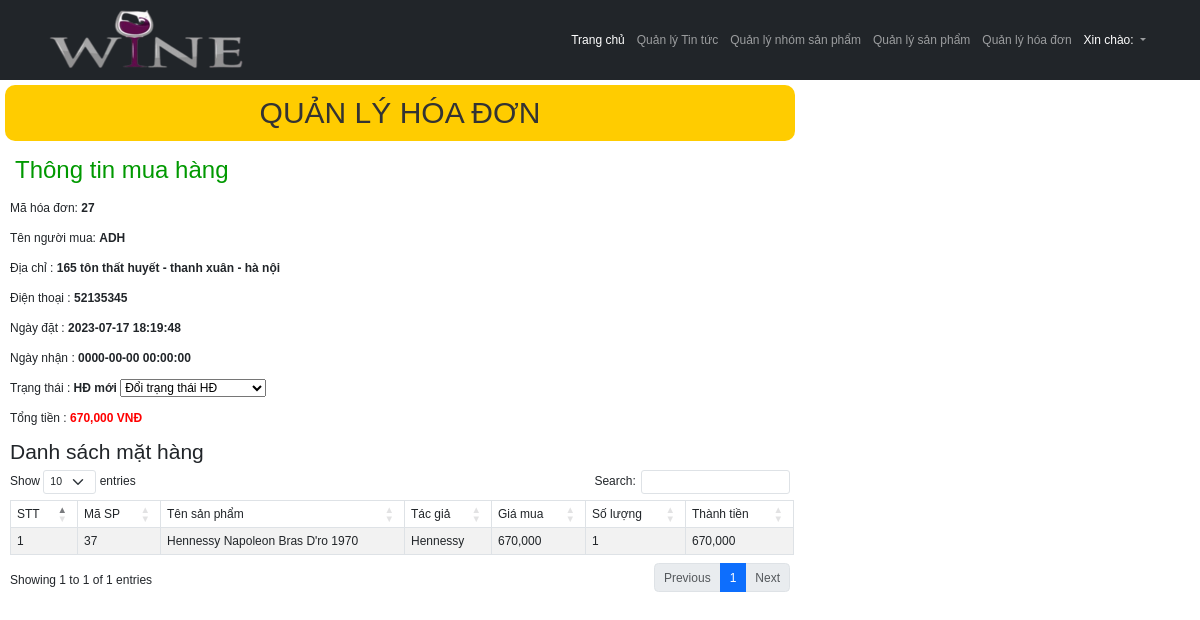
The page /index_admin.php?module=hoadon&act=chitiet&id=27 on the database as committed earlier.
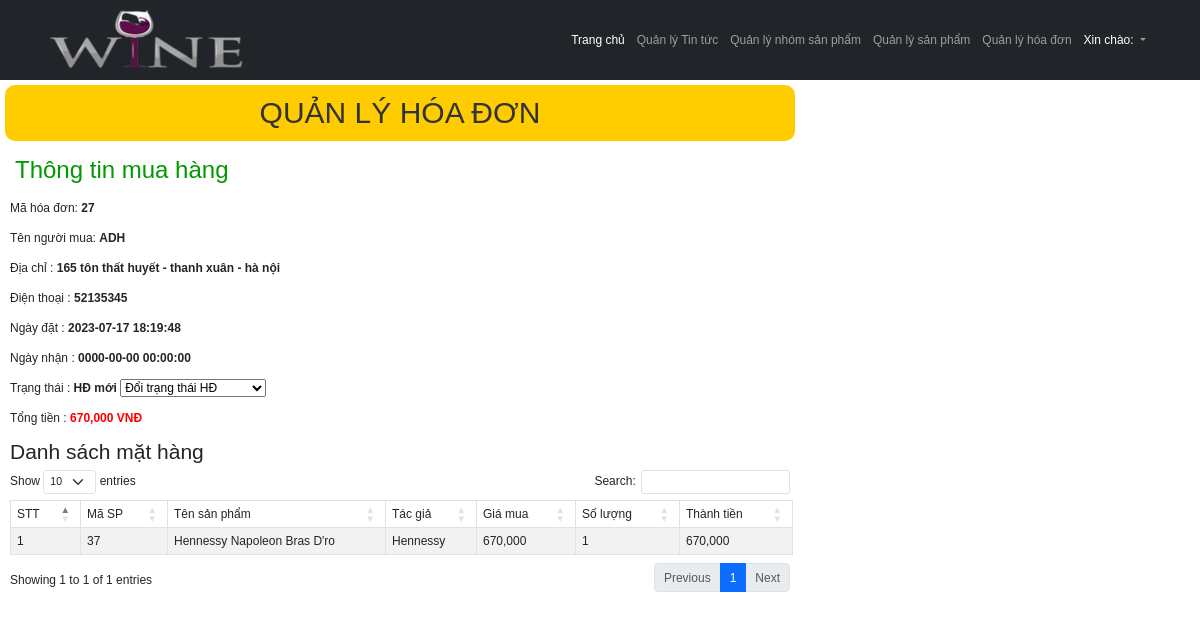
The same page on the database as committed later.
### tables this page shows
CREATE TABLE `tbchitiethoadon` (
  `id` int(11) NOT NULL,
  `mahd` int(11) NOT NULL,
  `masp` int(11) NOT NULL,
  `soluong` int(11) NOT NULL DEFAULT 0,
  `giamua` float NOT NULL DEFAULT 0
);

CREATE TABLE `books` (
  `id` int(11) NOT NULL,
  `title` varchar(255) NOT NULL,
  `author` varchar(100) NOT NULL,
  `price` int(30) NOT NULL,
  `images` varchar(100) DEFAULT NULL,
  `summary` varchar(30) DEFAULT NULL,
  `concentration` float NOT NULL DEFAULT 0,
  `capacity` int(10) NOT NULL DEFAULT 0,
  `content` text DEFAULT NULL,
  `status` tinyint(1) DEFAULT 1,
  `cat_id` int(11) NOT NULL DEFAULT 0
);

### Models/clsDatabase.php (called while the page is built, shortened)
<?php
class clsDatabase
{
	public $conn = NULL;
	function __construct()
	{
		try
		{
			$this->conn = new PDO("mysql:host=localhost;dbname=shop","root","");
			$this->conn->exec("SET NAMES UTF8");
		}
		catch(PDOException $ex)
		{
			echo "<h3>" . $ex->getMessage() . "</h3>";
			die("<h3> LỖI KẾT NỐI CSDL </h3>");
		}
	}
	function ThucthiSQL($sql, $data=NULL)
	{
		$this->pdo_stm = $this->conn->prepare($sql);
		$ketqua=false;
		if($data!=NULL)
			$ketqua = $this->pdo_stm->execute($data);
		else
			$ketqua = $this->pdo_stm->execute();
		return $ketqua;
	}
}
?>

### Models/clsHoadon.php (called while the page is built, shortened)
<?php
require_once("clsDatabase.php");
class clsHoadon
{
	public $db;
	function __construct()
	{
		$this->db = new clsDatabase();
	}
	public function TongTien($mahd)
	{
		$sql = "SELECT SUM(soluong*giamua) AS tongtien
					FROM `tbchitiethoadon` WHERE mahd=?";
		$data[] = $mahd;
 		$ketqua = $this->db->ThucthiSQL($sql,$data);
		if($ketqua==TRUE)
		{
			$this->data = $this->db->pdo_stm->fetch();
			return $this->data["tongtien"];
		}
		else
			return -1;
	}
	function TimHoadon($mahd)
	{
		$sql = "SELECT * FROM tbHoadon WHERE mahd=?";
		$data[] = $mahd;
		$ketqua = $this->db->ThucthiSQL($sql,$data);
		if($ketqua==TRUE)
			$this->data = $this->db->pdo_stm->fetch();
		return $ketqua;
	}
	function ChitietHoadon($mahd)
	{
		$sql = "SELECT CTHD.*, SP.title,SP.author
				 FROM tbchitiethoadon CTHD INNER JOIN books SP
				 ON CTHD.masp = SP.id WHERE mahd = ?";
		$data[] = $mahd;
		$ketqua = $this->db->ThucthiSQL($sql,$data);
		if($ketqua==TRUE)
			$this->data = $this->db->pdo_stm->fetchAll();
		return $ketqua;
	}
}
?>

### Views/vChitietHD.php (the view, shortened to what this page needs)
     <div id="content_right">
     	<h1 > QUẢN LÝ HÓA ĐƠN</h1>
         <h2> Thông tin mua hàng</h2>
         <div id="right_detail">
	<?php
             $trangthai="";
             if($rowHD["trangthai"]==0)
                 $trangthai = "HĐ mới";
             ?>
             <p> Mã hóa đơn: <b> <?=$id?> </b></p>
             <p> Tên người mua: <b> <?=$rowHD["tennguoimua"]?> </b></p>
             <p> Địa chỉ :<b> <?=$rowHD["diachi"]?> </b></p>
             <p> Điện thoại :<b> <?=$rowHD["dienthoai"]?> </b></p>
             <p> Ngày đặt :<b> <?=$rowHD["ngaydat"]?> </b></p>
             <p> Ngày nhận :<b> <?=$rowHD["ngaynhan"]?> </b></p>
             <p> Trạng thái :<b> <?=$trangthai?> </b>
             <select name="sTT" id="sTT" onChange="sTT_Change(this.value);">
                 <option value=""> Đổi trạng thái HĐ</option>
             </select>
             </p>
             <p> Tổng tiền :<span style="color:red; font-weight:bold">
			<?=number_format($tongtien)?> VNĐ</span>
             </p>
             <h3> Danh sách mặt hàng</h3>
             <table id="example" class="table table-striped table-hover table-bordered table align-middle">
               <thead>
               <tr>
                 <td>STT</td>
                 <td>Mã SP</td>
                 <td>Tên sản phẩm</td>
                 <td>Tác giả</td>
                 <td> Giá mua</td>
                 <td>Số lượng</td>
                 <td>Thành tiền</td>
               </tr>
               </thead>
               <tbody>
               <?php
               $rows = $hoadon->data;
               $stt=0;
                 foreach($rows as $row)
                 {
                     $stt++;
               ?>
               <tr>
                 <td><?=$stt?></td>
                 <td><?=$row["masp"]?></td>
                 <td><?=$row["title"]?></td>
                 <td><?=$row["author"]?></td>
                 <td><?=number_format($row["giamua"])?></td>
                 <td><?=$row["soluong"]?></td>
                 <td><?=number_format($row["giamua"]*$row["soluong"])?></td>
               </tr>
               <?php
                 }
               ?>
               </tbody>
             </table>
</div>
     </div>

Rows that differ between the two databases and show on the page:
changed through a linked row, tbchitiethoadon "Hennessy": masp.title "Hennessy Napoleon Bras D'ro 1970" → "Hennessy Napoleon Bras D'ro"
